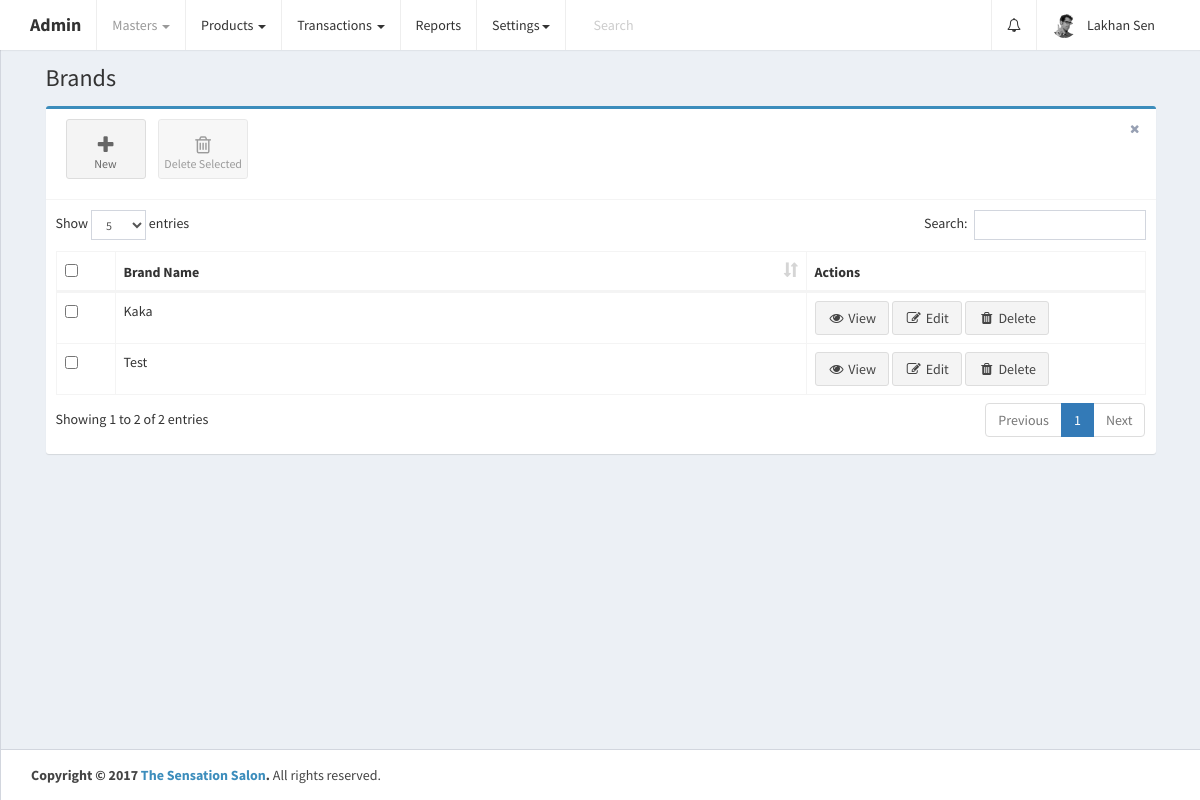
Page /home.php?controller=brand&action=getBrands (signed in) on the earlier database version.
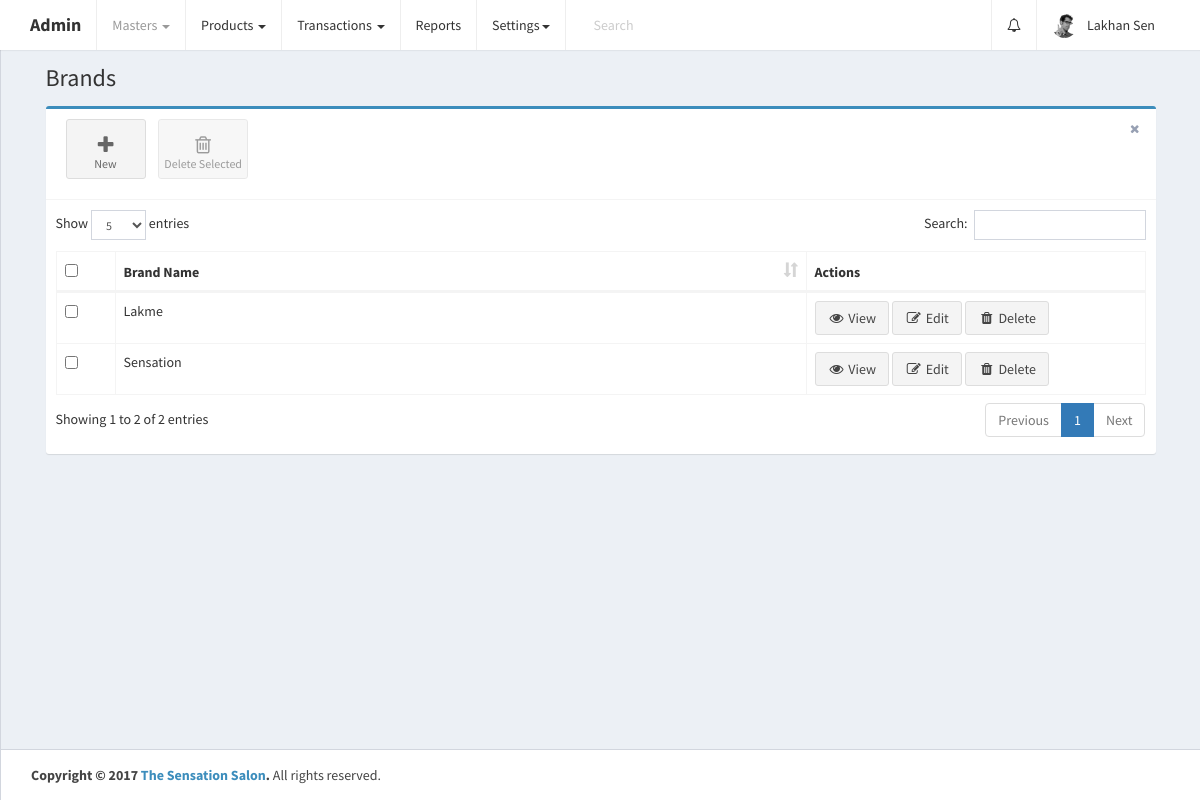
Same page on the later database version.
### tables this page shows
CREATE TABLE `brands` (
  `id` int(11) UNSIGNED NOT NULL,
  `name` varchar(255) NOT NULL,
  `created_at` datetime NOT NULL DEFAULT CURRENT_TIMESTAMP,
  `updated_at` datetime NOT NULL DEFAULT CURRENT_TIMESTAMP ON UPDATE CURRENT_TIMESTAMP
);

### controllers/BrandController.php (called while the page is built, shortened)
<?php
class BrandController {
    public $brandobj;
    public function __construct() {
        require_once 'models/Brand.php';
        $this->brandobj = new Brand();
    }
    public function getBrands() {
        $brands = $this->brandobj->getAll();
        require_once APP_DIR . '/views/layout.php';
    }
}
?>

### home.php (called while the page is built, shortened)
<?php
require_once 'config/database.php';
require_once 'config/routes.php';
?>

### config/Database.php (called while the page is built)
<?php
class Database {
    public function connect() {
        $conn = new mysqli('localhost', 'root', '', 'thesensationbeautycentre');
        if ($conn->connect_error) {
            die("Connection failed: " . $conn->connect_error);
        } else {
            return $conn;
        }
    }
}
?>

### models/Brand.php (called while the page is built, shortened)
<?php
class Brand {
    public $conn;
    public function __construct() {
        $db = new Database();
        $this->conn = $db->connect();
    }
    public function getAll() {
        $brands = $this->conn->query('SELECT * FROM brands ORDER BY id DESC');
        return $brands;
    }
}
?>

### views/brands.php (the view, shortened to what this page needs)
<link rel="stylesheet" href="public/plugins/datatables/dataTables.bootstrap.css">
<div class="row">
    <div class="col-xs-12">
        <div class="box box-primary">
            <div class="box-header with-border">
                <a class="btn btn-app" href="#add_edit_modal" data-toggle="modal">
                    <i class="fa fa-plus"></i> New
                </a>
                <button class="btn btn-app" id="delete_selected">
                    <i class="fa fa-trash-o"></i> Delete Selected
                </button>
                <div class="box-tools pull-right">
                    <button type="button" class="btn btn-box-tool" data-widget="remove"><i class="fa fa-times"></i></button>
                </div>
            </div>
            <div class="box-body">
                <div class="table-responsive">
                    <table id="brands_table" class="table table-bordered table-hover" role="grid" aria-describedby="brands_table_info">
                        <thead>
                            <tr>
                                <th data-orderable="false" width="20px">
                                    <input type="checkbox" class="select-all">
                                </th>
                                <th>Brand Name</th>
                                <th data-orderable="false" width="300px">Actions</th>
                            </tr>
                        </thead>
                        <?php
                        if (isset($brands)) {
                            if ($brands->num_rows > 0) {
                                ?>
                                <tbody>
                                    <?php
                                    while ($brand = $brands->fetch_assoc()) {
                                        ?>
                                        <tr id="tr_<?php echo $brand['id']; ?>">
                                            <td><input type="checkbox" name="select_brands[]" data-id="<?php echo $brand['id']; ?>"></td>
                                            <td><?php echo ucwords($brand['name']); ?></td>
                                            <td>
                                                <a href="" class="view btn btn-default" data-id="<?php echo $brand['id']; ?>"><i class="fa fa-fw fa-eye"></i> View</a>
                                                <a href="" class="edit btn btn-default" data-id="<?php echo $brand['id']; ?>"><i class="fa fa-fw fa-pencil-square-o"></i> Edit</a>
                                                <a href="" class="delete btn btn-default" data-id="<?php echo $brand['id']; ?>"><i class="fa fa-fw fa-trash"></i> Delete</a>
                                            </td>
                                        </tr>
                                        <?php
                                    }
                                    ?>
                                </tbody>
                                <?php
                            }
                        }
                        ?>
                    </table>
                </div>
            </div>
        </div>
    </div>
</div>

Differences in the rows shown:
changed brands: name "Kaka" → "Lakme"
changed brands: name "Test" → "Sensation"
